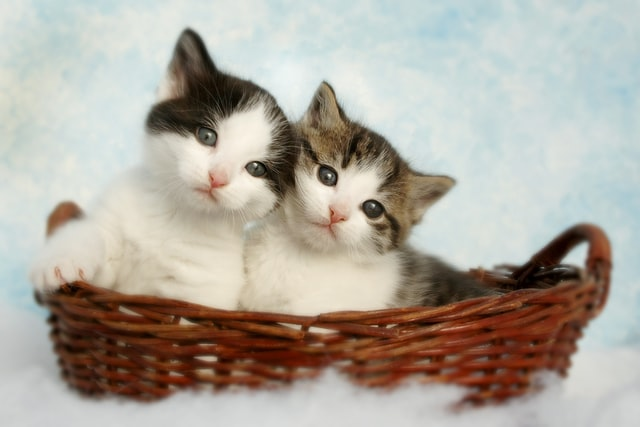
#> input picture Resources/Photos/cats 2.jpg, 640 x 427 px
$ python masking.py
#> lines starting #> are read from the running program, lines starting #| are printed output that depends on the picture; after the words box and inside, x2 and y2 are one past the last pixel; in counts of white or black regions, pixels touching at a corner belong together
#pylint:disable=no-member

import cv2 as cv
import numpy as np

img = cv.imread('../Resources/Photos/cats 2.jpg')
#> img is the input picture: shape (427, 640, 3); mean B, G, R 158.4, 168.5, 174.8
cv.imshow('Cats', img)

blank = np.zeros(img.shape[:2], dtype='uint8')
cv.imshow('Blank Image', blank)

circle = cv.circle(blank.copy(), (img.shape[1]//2 + 45,img.shape[0]//2), 500, 255, -1)

rectangle = cv.rectangle(blank.copy(), (100,100), (370,370), 255, -1)

weird_shape = cv.bitwise_and(circle,rectangle)
#> circle: shape (427, 640); every value is 255
cv.imshow('Weird Shape', weird_shape)
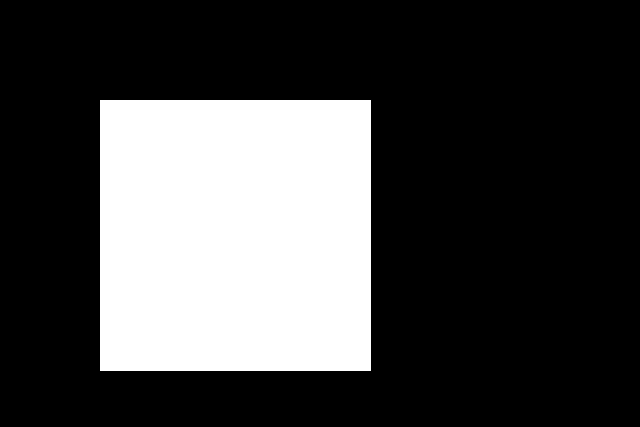
#> window 'Weird Shape': shape (427, 640); 26.9% white; 1 white region, box (x1, y1, x2, y2) and area: (100, 100, 371, 371) 73441

masked = cv.bitwise_and(img,img,mask=weird_shape)
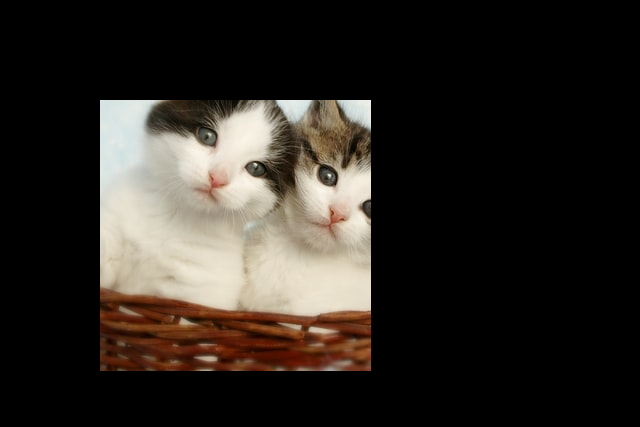
#> masked: shape (427, 640, 3); mean B, G, R 34.2, 39.4, 44.3
cv.imshow('Weird Shaped Masked Image', masked)

cv.waitKey(0)
